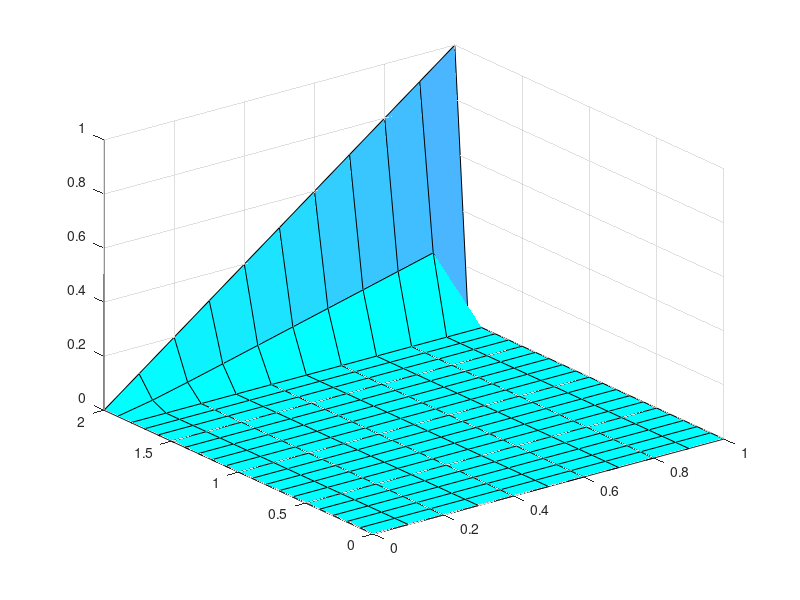
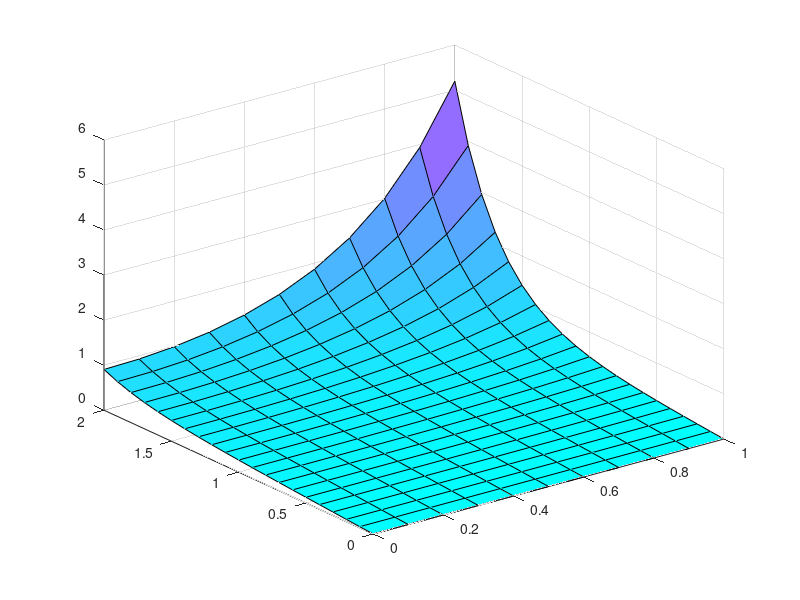

Reproduce these figures in MATLAB, in order.
%%%%%%%%%%%%%%%%%%%%%%%%%%%%%%%%%%%%%%%%%%%%%%%%%%%%%%%%%%%%%%%%%%%%%%%%%%%
%%%% Homework 6, Question 3
%%%% Student Name: Yangchao Liao
%%%% Student ID.: 1299252
%%%% Department: Civil & Environmental Eng.
%%%%%%%%%%%%%%%%%%%%%%%%%%%%%%%%%%%%%%%%%%%%%%%%%%%%%%%%%%%%%%%%%%%%%%%%%%%

clear all; 
close all;
clc;

%% Initial and boundary conditions
% Define the domain
h = 0.1;
x = 0: h: 2;
y = 0: h: 1;
M = length(x);
N = length(y);
dx = x(2) - x(1);
dy = y(2) - y(1); %new

% Set initial condition for u
u = zeros(M,N);
for i=1:N
    u(1,i) = 0;  % u(x = 0,y) = 0
end
u(M,:) = y'; % u(x = 2,y) = y

u_Point_Jacobi = u;
for i = 2: M-1
    for j = 2: N-1
        u_Point_Jacobi(i,j) = ((1/(dx*dx)) * ( u_Point_Jacobi(i-1,j) + u_Point_Jacobi(i+1,j)) + (1/(dy*dy)) * ( u_Point_Jacobi(i,j-1) + u_Point_Jacobi(i,j+1)))/(2*((1/(dx*dx))+1/(dy*dy)));
    end
end

figure(1)
[X,Y] = meshgrid(y,x);
surf(X,Y,u_Point_Jacobi);hold on;
shading faceted
colormap(cool)

%% Exact solution
x_one = ones(1,11);
n = 1;
u_exact = 0;
if n<Inf
    u_exact = u_exact-4*(1/((n*pi)*(n*pi)*sinh(2*n*pi)))*sinh(n*pi*x)'.*cosh(n*pi*y);
    n = n + 2;
end

u_exact =  (x'/4)*x_one-u_exact;
  
a = x'/4;
b = (x'/4)*x_one;

figure(2)
[X,Y] = meshgrid(y,x);
surf(X,Y,u_exact);hold on;
shading faceted
colormap(cool)